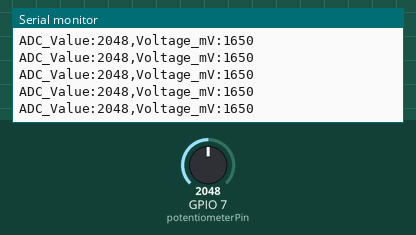
Simulated run of this sketch. Board: ESP32. On the bench: the last lines printed to the serial monitor. Inputs (shaded band) come from the test bench; at power-on: GPIO 7 (potentiometerPin) = 2048.

Above: at 1.2 s.
1.3 s: GPIO 7 (potentiometerPin) set to 2866
At 1.31 s:
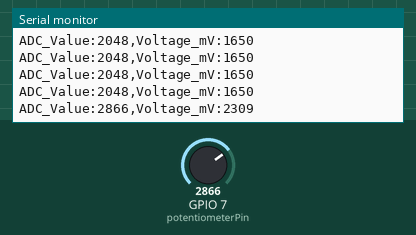
2.8 s: GPIO 7 (potentiometerPin) set to 3603
At 2.82 s:
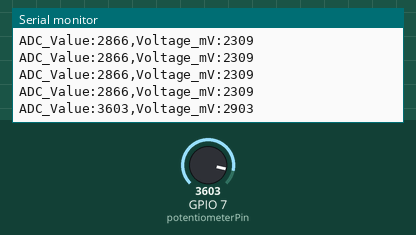
Timing chart, 0 to 5.8 s (numbered marks = the images above; inputs shaded):
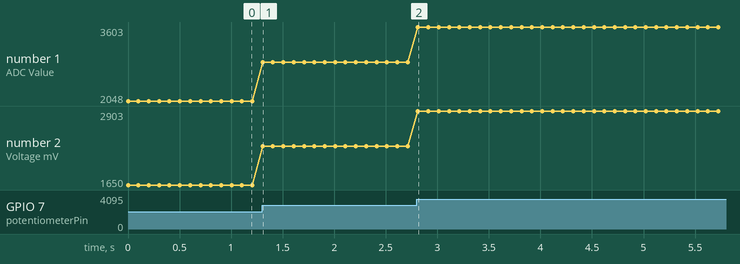

The sketch:

Analog_Input.ino
```cpp
const int potentiometerPin = 7;  // Define the pins connected to the potentiometer

void setup() {
  Serial.begin(9600);                // Initialize serial communication and set the baud rate to 9600
}

void loop() {
  int analogValue = analogRead(potentiometerPin);            // Read the analog value of potentiometer (0-4095)
  int analogVolts = analogReadMilliVolts(potentiometerPin);  // Read the voltage value on the pin, in millivolts (mV)

  // Print the first label and value
  Serial.print("ADC_Value:");
  Serial.print(analogValue);

  // Print the separator
  Serial.print(",");

  // Print the second tag and value, and end with println()
  Serial.print("Voltage_mV:");
  Serial.println(analogVolts);

  delay(100);  // Delay 0.1 seconds to avoid serial port scrolling too fast
}
```

Measured:
- after the input at 1.3 s, the serial monitor: prints a new line at once (image 1)
- after the input at 2.8 s, the serial monitor: prints a new line at once (image 2)
- plotted number 1: 2048 → 2866 after the input at 1.3 s, 2866 → 3603 after the input at 2.8 s
- plotted number 2: 1650 → 2309 after the input at 1.3 s, 2309 → 2903 after the input at 2.8 s
